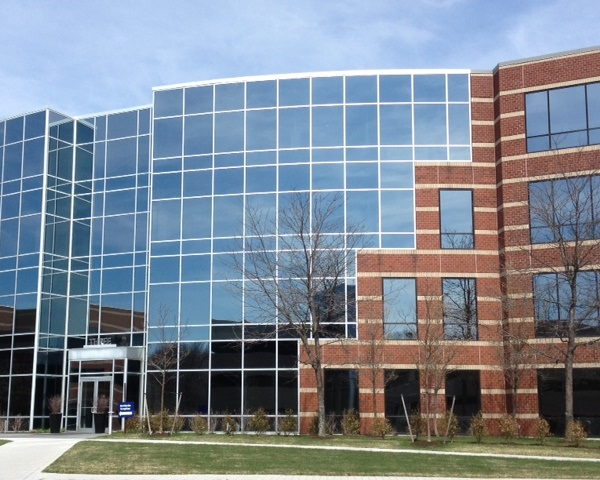
#> input picture Assignment3/building1.jpg, 600 x 480 px
$ python main.py
#> lines starting #> are read from the running program, lines starting #| are printed output that depends on the picture
### Assignment3/stitching.py
import cv2
import numpy as np
import matplotlib.pyplot as plt

"""
    This function is not used,
    it s for visualisation in order to comprehend process better
"""
# [90 lines left out: functions draw_matches, blending, not called in this run]

def blending2(dst, src, width):


    h, w, _ = dst.shape
    smoothing_window = int(width / 16)
    barrier = width - int(smoothing_window / 2)

    mask1 = np.zeros((h, w))
    mask2 = np.zeros((h, w))

    offset = int(smoothing_window / 2)

    mask1[:, barrier - offset: barrier + offset + 1] = np.tile(
        np.linspace(1, 0, 2 * offset + 1).T, (h, 1)
    )
    mask1[:, : barrier - offset] = 1

    mask1 = cv2.merge([mask1, mask1, mask1])

    mask2[:, barrier - offset: barrier + offset + 1] = np.tile(
        np.linspace(0, 1, 2 * offset + 1).T, (h, 1)
    )
    mask2[:, barrier + offset:] = 1
    mask2 = cv2.merge([mask2, mask2, mask2])


    dst = dst * mask1
    src = src * mask2
    pano = src + dst


    return pano

def wrapImages(src, dst, H):
    # get height and width of images
    srcHeight, srcWidth = src.shape[:2]
    dstHeight, dstWidth = dst.shape[:2]

    # extract conners of images
    pts1 = np.float32([[0, 0], [0, srcHeight],
                       [srcWidth, srcHeight], [srcWidth, 0]]).\
        reshape(-1, 1, 2)
    pts2 = np.float32([[0, 0], [0, dstHeight],
                       [dstWidth, dstHeight], [dstWidth, 0]]).\
        reshape(-1, 1, 2)

    pts1_ = cv2.perspectiveTransform(pts1, H)

    pts = np.concatenate((pts1_, pts2), axis=0)

    [xmin, ymin] = np.int32(pts.min(axis=0).ravel() - 0.5)
    [_, ymax] = np.int32(pts.max(axis=0).ravel() + 0.5)

    translation_dist = [-xmin, -ymin]

    widthPano = int(pts1_[3][0][0])


    heightPano = ymax - ymin

    Ht = np.array([[1, 0, translation_dist[0]], [0, 1, translation_dist[1]], [0, 0, 1]])

    wrappedSrc = cv2.warpPerspective(
        src, Ht.dot(H), (widthPano, heightPano))
    dstRZ = np.zeros((heightPano, widthPano, 3))

    dstRZ[translation_dist[1]: srcHeight + translation_dist[1], :dstWidth] = dst

    # apply blending
    pano = blending2(
            dstRZ, wrappedSrc, dstWidth
        )

    # crop black regions
    pano = crop(pano, dstHeight, pts)

    return pano

def warpTwoImages(src, dst,x):


    # detect keypoints of images
    orb = cv2.ORB_create(nfeatures=2000)

    keypoints1, descriptors1 = orb.detectAndCompute(src, None)
    keypoints2, descriptors2 = orb.detectAndCompute(dst, None)

    # find all of the matching keypoints on two images with brute force
    bf = cv2.BFMatcher_create(cv2.NORM_HAMMING)

    # cv2.imshow("matches,", draw_matches())

    # Find matching points of 2 images
    matches = bf.knnMatch(descriptors1, descriptors2,k=2)
    all = []
    for m, n in matches:
        all.append(m)

    # Find the best matches
    # eliminate others
    good = []
    limit = 0.6
    for m, n in matches:
        if m.distance < limit * n.distance:
            good.append(m)

    # TO see matched points you can active this code segment
    # It is used for report
    #  convert images to grayscale
    # img1_gray = cv2.cvtColor(src, cv2.COLOR_BGR2GRAY)
    # img2_gray = cv2.cvtColor(dst, cv2.COLOR_BGR2GRAY)

    # img3 = draw_matches(img1_gray, keypoints1, img2_gray, keypoints2, good[:30])
    # cv2.imshow("draw_matches.jpg" , img3)

    MIN_MATCH_COUNT = 20
    if len(good) > MIN_MATCH_COUNT:
        # Convert keypoints to an argument for findHomography
        src_pts = np.float32([keypoints1[m.queryIdx].pt for m in good]).reshape(-1, 1, 2)
        dst_pts = np.float32([keypoints2[m.trainIdx].pt for m in good]).reshape(-1, 1, 2)

        # generate Homography matrix
        ransacReprojThreshold = 5.0
        Homography, _ = cv2.findHomography(src_pts, dst_pts, cv2.RANSAC, ransacReprojThreshold)
        res = wrapImages(src,dst,Homography)
        return res


def stitchingMethod(list_images):

    # We assume images left to right and there will be 3 image has same objects
    # divide middle image to 2 subparts which are left and right
    left = list_images[0]
    middle = list_images[1]
    right = list_images[2]

    # LEFT PART
    leftTotal= warpTwoImages(middle,left,0)
    leftPart = leftTotal.astype("uint8")

    # RIGHT PART
    rightTotal= warpTwoImages(right,middle,1)
    rightPart = rightTotal.astype("uint8")

    # BLEND TWO PART
    total = warpTwoImages(rightPart,leftPart,2)

    return total


def crop(panorama, hDst, conners):
    [xmin, ymin] = np.int64(conners.min(axis=0).ravel() - 0.5)
    t = [-xmin, -ymin]
    conners = conners.astype(int)

    if conners[0][0][0] < 0:
        n = abs(-conners[1][0][0] + conners[0][0][0])
        panorama = panorama[t[1] : hDst + t[1], n:, :]
    else:
        if conners[2][0][0] < conners[3][0][0]:
            panorama = panorama[t[1] : hDst + t[1], 0 : conners[2][0][0], :]
        else:
            panorama = panorama[t[1] : hDst + t[1], 0 : conners[3][0][0], :]
    return panorama

### Assignment3/main.py
import sys
import cv2
import stitching


img1 = cv2.imread("./building1.jpg")
#> img1 is the input picture: shape (480, 600, 3); mean B, G, R 147.6, 135.5, 125.4
img2 = cv2.imread("./building2.jpg")
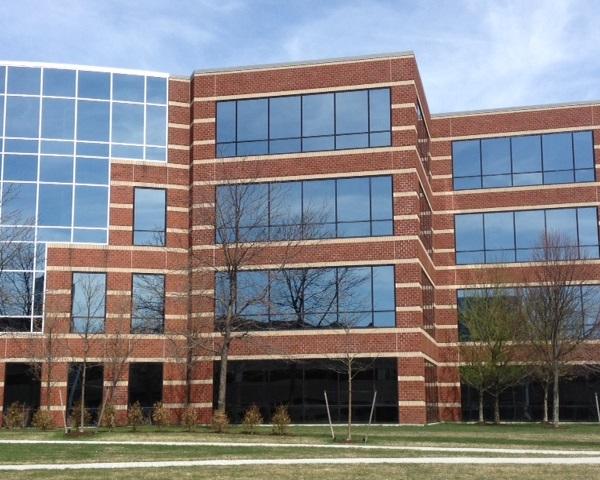
#> input picture Assignment3/building2.jpg, 600 x 480 px
#> img2 is the input picture: shape (480, 600, 3); mean B, G, R 135, 130.7, 131.5
img3 = cv2.imread("./building3.jpg")
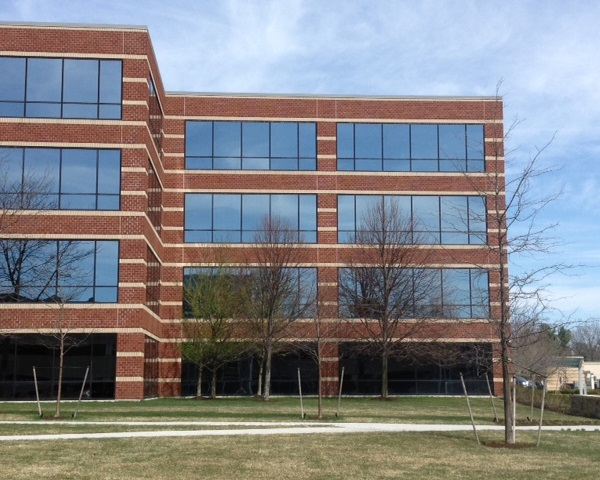
#> input picture Assignment3/building3.jpg, 600 x 480 px
#> img3 is the input picture: shape (480, 600, 3); mean B, G, R 136, 131.9, 130.7

# images left to right
images = [img1, img2 ,img3]

panorama = stitching.stitchingMethod(images)
#> in warpTwoImages, `keypoints1, descriptors1 = orb.detectAndCompute(src, None)`: keypoints1 = 2000 keypoints; strongest (x, y, size): (31, 330, 31), (39, 318, 31), (34, 314, 31), (34, 318, 31)
#> in warpTwoImages, `keypoints2, descriptors2 = orb.detectAndCompute(dst, None)`: keypoints2 = 2000 keypoints; strongest (x, y, size): (274, 342, 31), (279, 341, 31), (240, 367, 31), (274, 337, 31)
#> in warpTwoImages, `matches = bf.knnMatch(descriptors1, descriptors2,k=2)`: matches = 2000 matches
#> after the loop in warpTwoImages, `for m, n in matches:`: good = 40 matches
#> in warpTwoImages, `src_pts = np.float32([keypoints1[m.queryIdx].pt for m in good]).reshap..`: src_pts = 40 rows, first 8: [169, 81], [189, 81], [167, 229], [109, 243], [169, 162], [130.8, 206.4], [135.6, 189.6], [169.2, 121.2]
#> in warpTwoImages, `dst_pts = np.float32([keypoints2[m.trainIdx].pt for m in good]).reshap..`: dst_pts = 40 rows, first 8: [471, 77], [491, 75], [475.2, 231.6], [415, 247], [473, 161], [436.8, 208.8], [441.6, 192], [472.8, 118.8]
#> in warpTwoImages, `Homography, _ = cv2.findHomography(src_pts, dst_pts, cv2.RANSAC, ransa..`: Homography = [[0.747, 0.0345, 302.6], [-0.146, 0.943, 19.73], [-0.000447, -4.19e-05, 1]]
#> in wrapImages, `pts1_ = cv2.perspectiveTransform(pts1, H)`: pts1_ = [[302.6, 19.73], [325.7, 482.2], [1078.3, 540.4], [1026.1, -93.11]]
#> in wrapImages, `pts = np.concatenate((pts1_, pts2), axis=0)`: pts = [[302.6, 19.73], [325.7, 482.2], [1078.3, 540.4], [1026.1, -93.11], [0, 0], [0, 480], [600, 480], [600, 0]]
#> in wrapImages, `[xmin, ymin] = np.int32(pts.min(axis=0).ravel() - 0.5)`: xmin = 0; ymin = -93
#> in wrapImages, `[_, ymax] = np.int32(pts.max(axis=0).ravel() + 0.5)`: ymax = 540
#> in wrapImages, `translation_dist = [-xmin, -ymin]`: translation_dist = [0, 93]
#> in wrapImages, `widthPano = int(pts1_[3][0][0])`: widthPano = 1026
#> in wrapImages, `heightPano = ymax - ymin`: heightPano = 633
#> in wrapImages, `Ht = np.array([[1, 0, translation_dist[0]], [0, 1, translation_dist[1]..`: Ht = [[1, 0, 0], [0, 1, 93], [0, 0, 1]]
#> in crop, `[xmin, ymin] = np.int64(conners.min(axis=0).ravel() - 0.5)`: xmin = 0; ymin = -93
#> in crop, `t = [-xmin, -ymin]`: t = [0, 93]
#> in crop, `conners = conners.astype(int)`: conners = [[302, 19], [325, 482], [1078, 540], [1026, -93], [0, 0], [0, 480], [600, 480], [600, 0]]
#> in crop, `panorama = panorama[t[1] : hDst + t[1], 0 : conners[3][0][0], :]`:
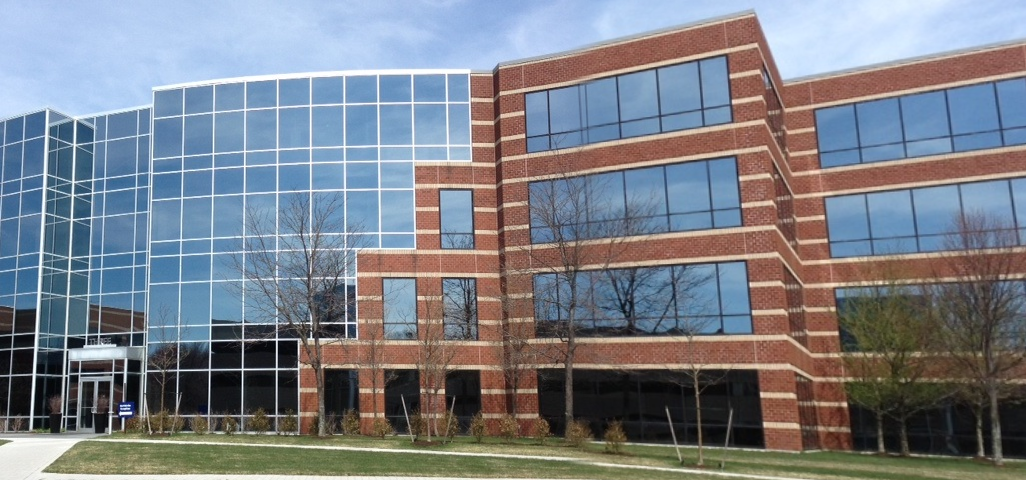
#> panorama: shape (480, 1026, 3) float64; mean of channels 0, 1, 2 135.4, 127.2, 123.1; drawn as B, G, R
#> in warpTwoImages (call 2), `keypoints1, descriptors1 = orb.detectAndCompute(src, None)`: keypoints1 = 2000 keypoints; strongest (x, y, size): (122, 168, 31), (120, 261, 31), (503, 426, 31), (122, 192, 31)
#> in warpTwoImages (call 2), `keypoints2, descriptors2 = orb.detectAndCompute(dst, None)`: keypoints2 = 2000 keypoints; strongest (x, y, size): (31, 330, 31), (39, 318, 31), (34, 314, 31), (34, 318, 31)
#> after the loop in warpTwoImages (call 2), `for m, n in matches:`: good = 216 matches
#> in warpTwoImages (call 2), `src_pts = np.float32([keypoints1[m.queryIdx].pt for m in good]).reshap..`: src_pts = 216 rows, first 8: [438, 169], [183, 266], [122, 61], [181, 303], [160, 264], [163, 190], [64, 100], [145, 101]
#> in warpTwoImages (call 2), `dst_pts = np.float32([keypoints2[m.trainIdx].pt for m in good]).reshap..`: dst_pts = 216 rows, first 8: [334.8, 146.4], [457, 289], [390, 88], [456, 326], [433, 287], [433, 213], [371, 129], [414, 126]
#> call 2 of blending2, with width = 600
#> in blending2 (call 2), `pano = src + dst`:
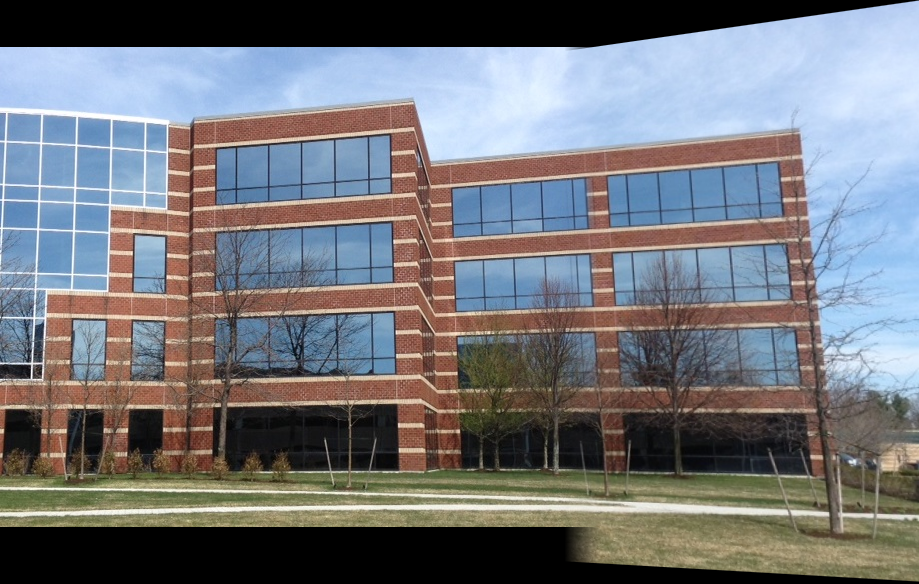
#> pano: shape (584, 919, 3) float64; mean of channels 0, 1, 2 122.7, 117.6, 116; drawn as B, G, R
#> call 2 of crop, with hDst = 480, conners = array of shape (8, 1, 2)
#> in crop (call 2), `[xmin, ymin] = np.int64(conners.min(axis=0).ravel() - 0.5)`: ymin = -47
#> in crop (call 2), `t = [-xmin, -ymin]`: t = [0, 47]
#> in crop (call 2), `conners = conners.astype(int)`: conners = [[280, 44], [298, 499], [963, 537], [919, -46], [0, 0], [0, 480], [600, 480], [600, 0]]
#> in crop (call 2), `panorama = panorama[t[1] : hDst + t[1], 0 : conners[3][0][0], :]`:
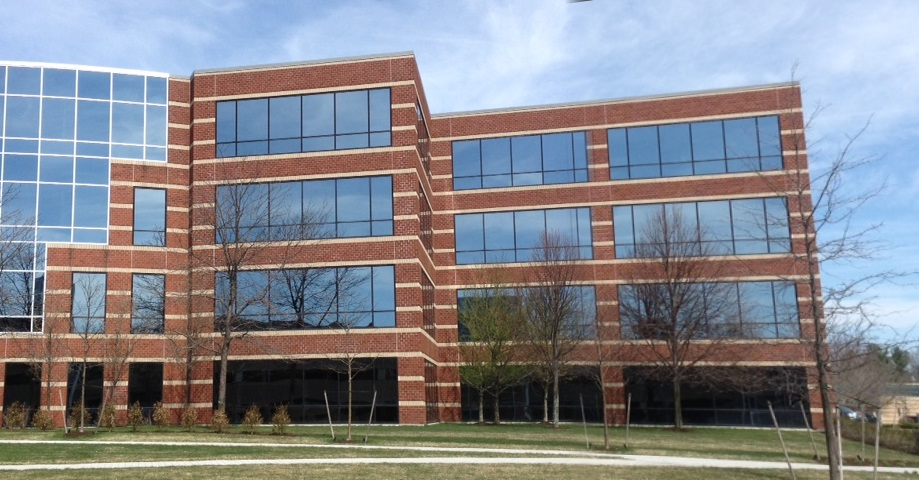
#> panorama: shape (480, 919, 3) float64; mean of channels 0, 1, 2 141.8, 135, 133.1; drawn as B, G, R
#> in warpTwoImages (call 3), `keypoints1, descriptors1 = orb.detectAndCompute(src, None)`: keypoints1 = 2000 keypoints; strongest (x, y, size): (39, 318, 31), (34, 314, 31), (34, 318, 31), (34, 330, 31)
#> in warpTwoImages (call 3), `keypoints2, descriptors2 = orb.detectAndCompute(dst, None)`: keypoints2 = 2000 keypoints; strongest (x, y, size): (274, 342, 31), (279, 341, 31), (240, 367, 31), (274, 337, 31)
#> after the loop in warpTwoImages (call 3), `for m, n in matches:`: good = 104 matches
#> in warpTwoImages (call 3), `src_pts = np.float32([keypoints1[m.queryIdx].pt for m in good]).reshap..`: src_pts = 104 rows, first 8: [391, 145], [109, 243], [450, 176], [453, 250], [169, 162], [76, 186], [394, 264], [394, 194]
#> in warpTwoImages (call 3), `dst_pts = np.float32([keypoints2[m.trainIdx].pt for m in good]).reshap..`: dst_pts = 104 rows, first 8: [732, 121.2], [415, 247], [814.8, 151.2], [825.6, 240], [473, 161], [245, 371], [745.2, 260.4], [740.4, 177.6]
#> call 3 of blending2, with width = 1026
#> in blending2 (call 3), `pano = src + dst`:
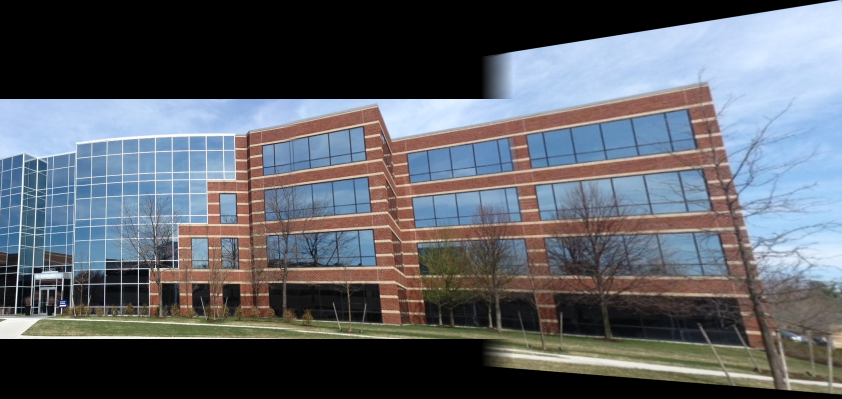
#> pano: shape (797, 1684, 3) float64 (shown at 1/2 size); mean of channels 0, 1, 2 104.4, 97.4, 93.3; drawn as B, G, R
#> call 3 of crop, with hDst = 480, conners = array of shape (8, 1, 2)
#> in crop (call 3), `[xmin, ymin] = np.int64(conners.min(axis=0).ravel() - 0.5)`: ymin = -198
#> in crop (call 3), `t = [-xmin, -ymin]`: t = [0, 198]
#> in crop (call 3), `conners = conners.astype(int)`: conners = [[303, 19], [325, 482], [1779, 599], [1684, -198], [0, 0], [0, 480], [1026, 480], [1026, 0]]
#> in crop (call 3), `panorama = panorama[t[1] : hDst + t[1], 0 : conners[3][0][0], :]`:
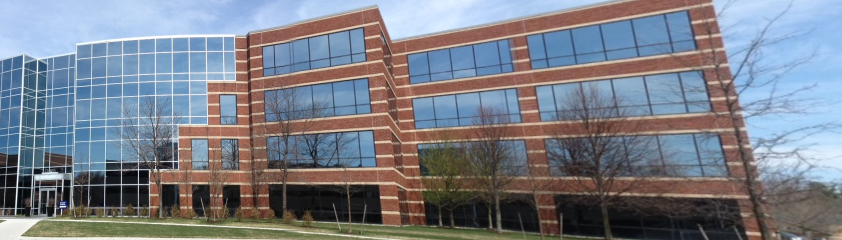
#> panorama: shape (480, 1684, 3) float64 (shown at 1/2 size); mean of channels 0, 1, 2 136.3, 126.5, 122.1; drawn as B, G, R

cv2.imwrite("./PANORAMA.jpg", panorama)
cv2.waitKey()
